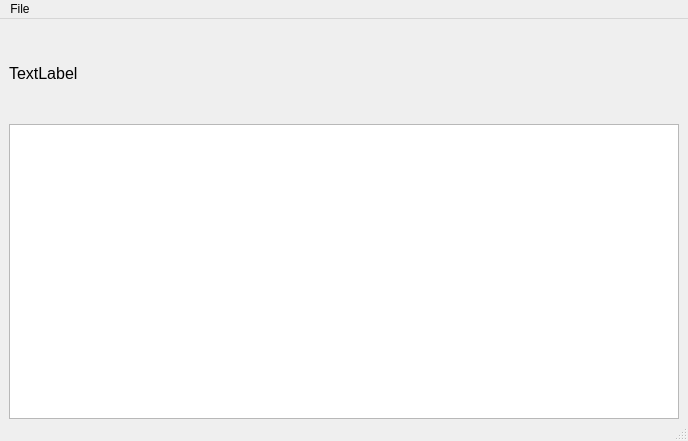
<?xml version="1.0" encoding="UTF-8"?>
<ui version="4.0">
 <class>MainWindow</class>
 <widget class="QMainWindow" name="MainWindow">
  <property name="geometry">
   <rect>
    <x>0</x>
    <y>0</y>
    <width>688</width>
    <height>441</height>
   </rect>
  </property>
  <property name="windowTitle">
   <string>MainWindow</string>
  </property>
  <widget class="QWidget" name="centralwidget">
   <layout class="QVBoxLayout" name="verticalLayout" stretch="2,6">
    <property name="spacing">
     <number>2</number>
    </property>
    <property name="leftMargin">
     <number>9</number>
    </property>
    <property name="topMargin">
     <number>5</number>
    </property>
    <property name="rightMargin">
     <number>9</number>
    </property>
    <property name="bottomMargin">
     <number>0</number>
    </property>
    <item>
     <widget class="QLabel" name="label">
      <property name="font">
       <font>
        <family>MS UI Gothic</family>
        <pointsize>12</pointsize>
       </font>
      </property>
      <property name="text">
       <string>TextLabel</string>
      </property>
     </widget>
    </item>
    <item>
     <widget class="QPlainTextEdit" name="plainTextEdit"/>
    </item>
   </layout>
  </widget>
  <widget class="QMenuBar" name="menubar">
   <property name="geometry">
    <rect>
     <x>0</x>
     <y>0</y>
     <width>688</width>
     <height>21</height>
    </rect>
   </property>
   <widget class="QMenu" name="menuFile">
    <property name="title">
     <string>File</string>
    </property>
    <addaction name="separator"/>
    <addaction name="actionSet_Directoy"/>
    <addaction name="actionExit"/>
   </widget>
   <addaction name="menuFile"/>
  </widget>
  <widget class="QStatusBar" name="statusbar"/>
  <action name="actionSet_Directoy">
   <property name="text">
    <string>Set Directoy</string>
   </property>
  </action>
  <action name="actionExit">
   <property name="text">
    <string>Exit</string>
   </property>
  </action>
 </widget>
 <resources/>
 <connections/>
</ui>
